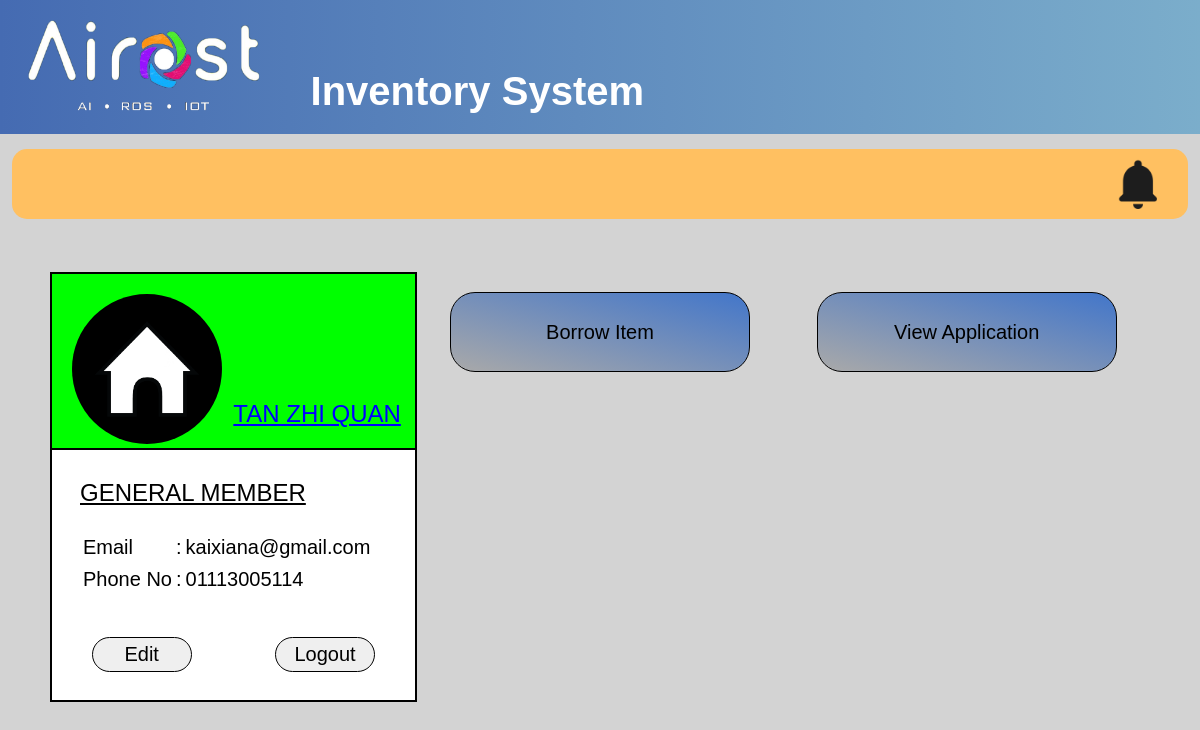
The app's page /php/homepage.php (signed in), older data.
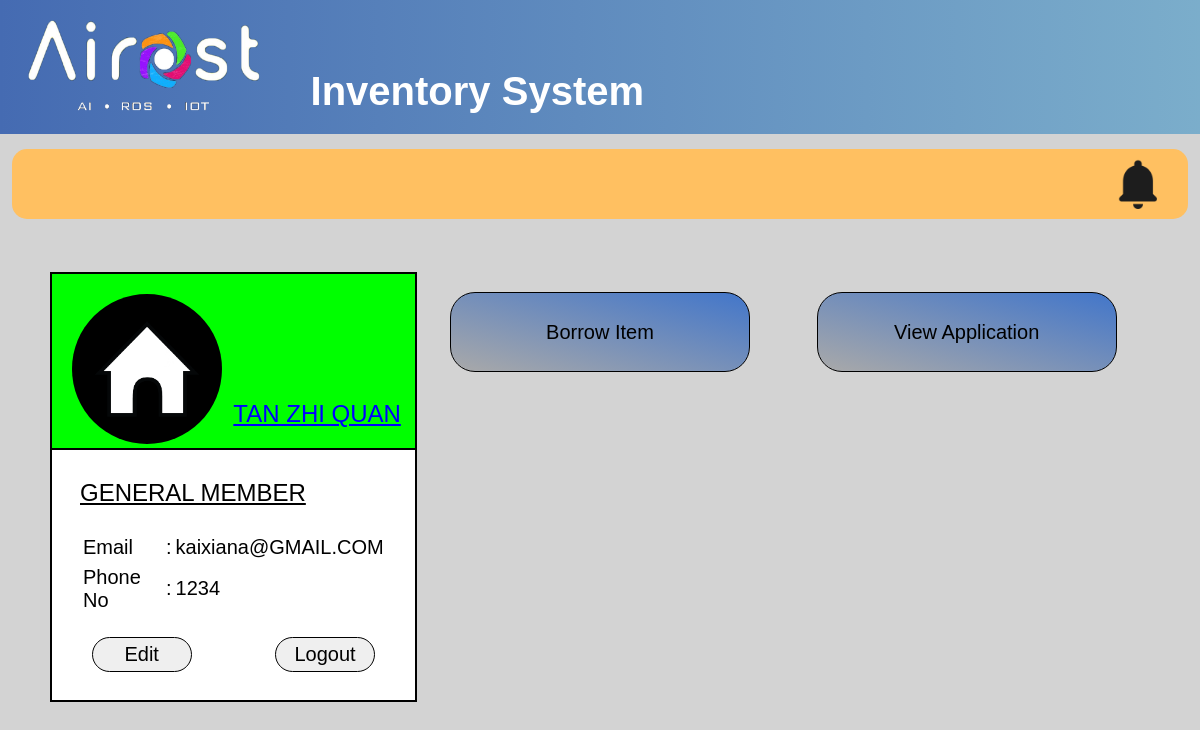
The same page, newer data.
### tables this page shows
CREATE TABLE `user` (
  `UserID` int(20) NOT NULL,
  `Name` varchar(255) NOT NULL,
  `Password` varchar(255) NOT NULL,
  `Email` varchar(50) NOT NULL,
  `Phone` varchar(20) NOT NULL,
  `Position` varchar(20) NOT NULL,
  PRIMARY KEY (`UserID`)
);

### php/homepage.php (the view, shortened to what this page needs)
<?php
  require_once("dbconfig.php");
if(!isset($_SESSION['uid'])){
    echo "<script>alert('Please login first.');</script>";
    echo "<script>window.location = '../index.php'</script>";
}else{
  $sql="SELECT * FROM user WHERE `UserID` ='".$_SESSION['uid']."'";
  $result=mysqli_query($db_connection,$sql);
  $row_result = mysqli_fetch_assoc($result);
if(isset($_POST['Logout']))
{
  session_destroy();
  echo "<script>window.location='../index.php'</script>";
}
else{
?>
<html>
    <head>
        <link rel="stylesheet" type="text/css" href="../css/header.css" />
        <link rel="stylesheet" type="text/css" href="../css/homepage1.css" />
    </head>
    <body>
        <div class="header">
            <img src="../img/logo.png" alt="Logo">
            <h1>Inventory System</h1>
        </div>
        <div class="navibar">
            <a href="#notification" onclick="showNotification();">
                <img class="message-button" src="../img/notification.png" alt="notification"/>
            </a>
        </div>
        <br>
            <div class="gridcontainer">
                <div class="border"></div>
                <div class="profile">
                    <img src="../img/home.png" alt="image" id="circle">
                </div>
                <div class="name">
                    <?php echo "$row_result[Name]"; ?>
                </div>
                <div class="profiledetail">
                    <p id="position"><?php echo "$row_result[Position]"; ?></p>
                    <table>
                       <tr>
                         <td>Email
                         <td>:
                         <td><?php echo "$row_result[Email]"; ?>
                      </tr>
                      <tr>
                          <td>Phone No
                          <td>:
                          <td><?php echo "$row_result[Phone]"; ?>
                      </tr>
                    </table>
                </div>
                <div class="profilebutton1">
                    <a href="editProfile1.php"><input type="button" name="edit" value="Edit" id="userbutton"></a>
                </div>
                <div class="profilebutton2">
                    <form action="homepage.php" method="post">
                    <input type="submit" name="Logout" value="Logout" id="userbutton";>
                      </form>
                </div>
              <?php
            if(!$_SESSION['pw']==""){
              if($row_result['Position']=="MANAGEMENT LEVEL") {   ?>
                    <div class="selection1">
                        <a href="./borrowform.php"><input type="button" name="borrowItem" value="Borrow Item" class="button"></a>
                    </div>
                    <div class="selection2">
                          <a href="./viewmyapplication_management.php"><input type="button" name="viewApplication" value="View Application" class="button"></a>
                    </div>
                    <div class="selection3">
                        <a href="./manageInventory.php"><input type="button" name="manageInventory" value="Manage Inventory" class="button"></a>
                    </div>
                    <div class="selection4">
                        <a href="./ReportSystem.php"><input type="button" name="generateReport" value="Generate Report" class="button"></a>
                    </div>
                    <div class="selection5">
                        <a href="./manage_user.php"><input type="button" name="manageUser" value="Manage User" class="button"></a>
                    </div>
              <?php  } else {  ?>
                    <div class="selection1">
                        <a href="./borrowform.php"><input type="button" name="borrowItem" value="Borrow Item" class="button"></a>
                    </div>
                    <div class="selection2">
                        <a href="./viewmyapplication_general.php"><input type="button" name="viewApplication" value="View Application" class="button"></a>
                      </div>
           <?php  } }?>
            </div>
    </body>
</html>
<?php  } } ?>

Row changes from the older to the newer data that the page shows:
changed user "TAN ZHI QUAN": Email "kaixiana@gmail.com" → "kaixiana@GMAIL.COM"; Phone "01113005114" → "1234"
